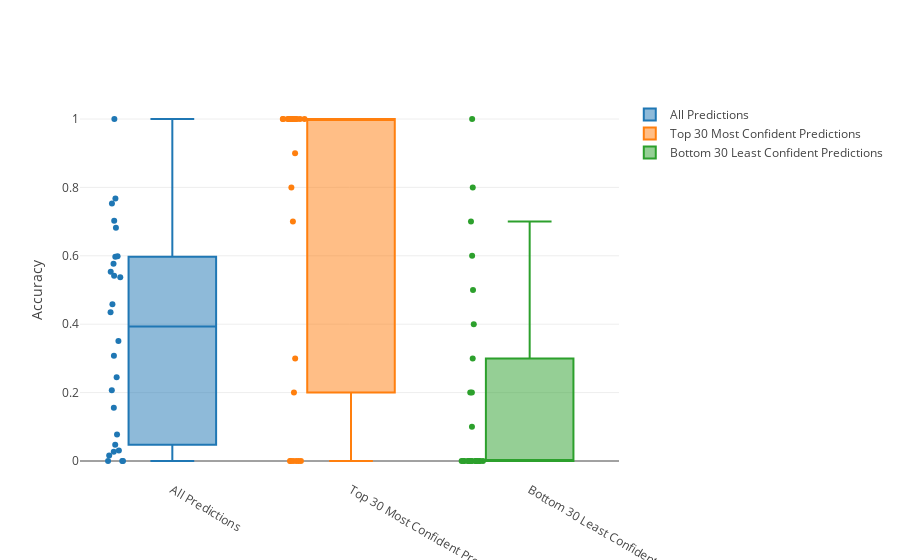

Notebook code for this chart:
### Code cell
total_trace = go.Box(y=scores_df['total'],
                     name="All Predictions",
                     boxpoints="all",
                     jitter=0.3,
                     pointpos=-1.3)

top_trace = go.Box(y=scores_df['top30'],
                   name="Top 30 Most Confident Predictions",
                   boxpoints='all',
                   jitter=0.3,
                   pointpos=-1.3)

bottom_trace = go.Box(y=scores_df['bottom30'],
                      name="Bottom 30 Least Confident Predictions",
                      boxpoints='all',
                      jitter= 0.3,
                      pointpos=-1.3)

data = [total_trace, top_trace, bottom_trace]

layout = go.Layout(yaxis=dict(title="Accuracy"))

fig = go.Figure(data=data, layout=layout)
iplot(fig)

### Figure 1 — Plotly figure (JSON) as saved in the notebook; plotly's stock layout.template omitted (floating-point values rounded to 4 significant figures)
{"data": [{"boxpoints": "all", "jitter": 0.3, "name": "All Predictions", "pointpos": -1.3, "type": "box", "y": [0.7024, 0, 0.5417, 0.5985, 0.3511, 1, 0.553, 0, 0.03058, 0.2065, 0.04741, 0.07725, 0, 0.7672, 0.01639, 0.4586, 0.2449, 0.5972, 0.5769, 0.1553, 0.7529, 0.3077, 0.6818, 0.5376, 0.4348, 0.02703]}, {"boxpoints": "all", "jitter": 0.3, "name": "Top 30 Most Confident Predictions", "pointpos": -1.3, "type": "box", "y": [1, 0, 1, 0.9, 0.7, 1, 1, 0, 1, 0.2, 0, 1, 0, 1, 0, 1, 0.3, 1, 1, 1, 1, 1, 0.8, 1, 1, 0]}, {"boxpoints": "all", "jitter": 0.3, "name": "Bottom 30 Least Confident Predictions", "pointpos": -1.3, "type": "box", "y": [0.4, 0, 0, 0, 0, 1, 0, 0, 0, 0, 0, 0, 0, 0.6, 0, 0, 0.2, 0.7, 0.3, 0, 0.1, 0.2, 0.5, 0, 0.8, 0]}], "layout": {"yaxis": {"title": "Accuracy"}}}
